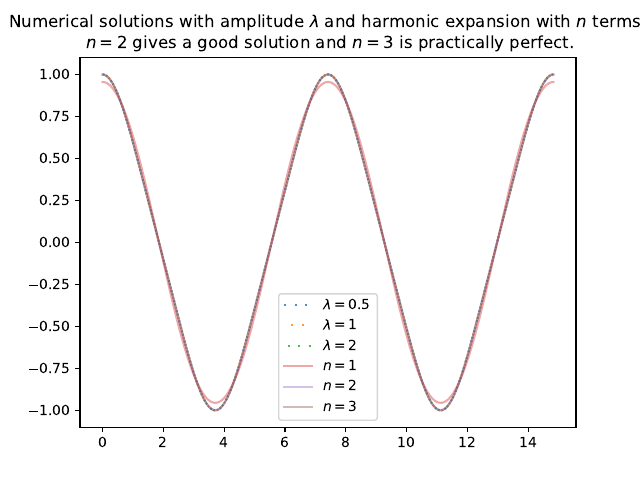

Reproduce this figure in Python.
from scipy.integrate import solve_ivp
import numpy as np
import matplotlib.pyplot as plt
from scipy.special import gamma

def evolution(l=1.0):
    def E(state):
        x, v = state

        return v**2/2.0 + l*x**4/4.0

    def f(t, state):
        x, v = state

        return np.array([v,-l*x**3])
    
    return E, f

def unit_period():
    gamma_forth = gamma(1/4)
    T = np.pi**(-1/2)*gamma_forth**2
    return T

def harmonic_series(t, n):
    n = np.arange(1, n+1)
    T = unit_period()
    return np.sum(2**(1/2)*4*np.pi/T*np.cos(np.outer((n-1/2)*4*np.pi/T, t))/np.cosh((n-1/2)*np.pi)[:,None], axis=0)

if __name__ == "__main__":
    fig, ax = plt.subplots()
    
    # Plot parameter
    spacing = 4
    tmax = 2*unit_period()

    # IVP parameters
    n = 1024
    tol = 1e-12

    for i, l in enumerate([1/2, 1, 2]):

        # Scaling
        t = np.linspace(0.0, tmax/l, n)

        E, f = evolution(1.0)
        
        initial_state = np.array([l,0.0]);

        soln = solve_ivp(
            f,
            [t[0],t[-1]],
            initial_state,
            method='Radau',
            t_eval=t,
            atol=tol
        )
        x, v = soln.y

        ax.plot(soln.t*l, x/l, linestyle=(i*(1+spacing)/3, (1, spacing)), label=f"$\\lambda={l}$", alpha=0.8)

    for order in range(1, 4):
        t = np.linspace(0, tmax, n)
        ham = harmonic_series(t, order)
        ax.plot(t, ham, label=f"$n={order}$", alpha=0.4)

    ax.set_title("Numerical solutions with amplitude $\\lambda$ and harmonic expansion with $n$ terms.\n $n=2$ gives a good solution and $n=3$ is practically perfect.")
    ax.legend()
    fig.savefig("Q1.pdf")
    plt.show()